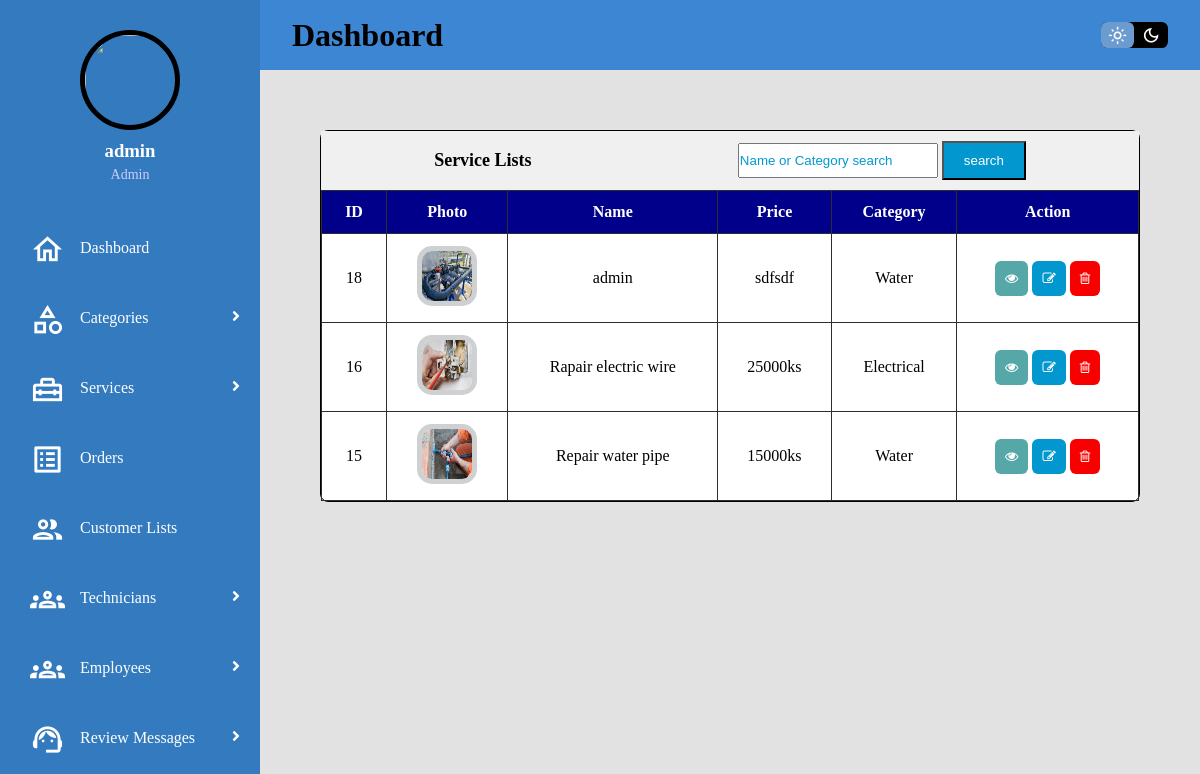
Page /ets/m_service/list/ (signed in) on the committed database.
### ETS_app/models.py (models this page shows, shortened)
class Service(models.Model):
    category = models.ForeignKey(serviceCategory, on_delete=models.CASCADE, default=None)
    name = models.CharField(max_length=100)
    price = models.CharField(max_length=100)
    description = models.TextField(default=None)
    create_at = models.DateTimeField(default=None)
    image = models.ImageField(default=None,blank=True)

class serviceCategory(models.Model):
    name = models.CharField(max_length=100)
    image = models.ImageField(default=None, blank=True)

### ETS_app/views.py (the view)
# urls.py: path('m_service/list/', M_service_list,),
@permission_required('ETS_app.view_service', login_url='m_login')
def M_service_list(request):
    category = serviceCategory.objects.all()
    service = Service.objects.all().order_by('-create_at')
    paginator = Paginator(service, 4)
    page_number = request.GET.get('page')
    page_obj = paginator.get_page(page_number)
    return render(request,'M_service_lists.html', {"service":page_obj,'category':category})

### utils/context_processor.py (called while the page is built)
def customer(request):
    try:
        c_user = Customer.objects.get(email=request.user.email)
        return {'c_user':c_user}
    except Exception:
        return {'c_user':None}

def technician(request):
    try:
        t_user = Technician.objects.get(email=request.user.email)
        return {'t_user':t_user}
    except Exception:
        return {'t_user':None}

def main(request):
    try:
        m_user = Main.objects.get(email=request.user.email)
        return {'m_user':m_user}
    except Exception:
        return {'m_user':None}

### ETS_app/templates/M_service_lists.html (shortened to what this page needs)
{% extends "M_base.html" %}
{% block body %}
{% load static %}
<div class="main">
    <div class="service-add-box-size">
        <div class="service-add-box">
            <div class="service-table-header">
                <p>Service Lists</p>
                <form action="/ets/search_by">
                    <input type="search" name="search" placeholder="Name or Category search" style="height:35px;width:200px;">
                    <button class="add-new" type="submit">search</button>
                </form>
            </div>
            <table class="service-table">
                {% if service %}
                <thead>
                    <th>ID</th>
                    <th>Photo</th>
                    <th>Name</th>
                    <th>Price</th>
                    <th>Category</th>
                    <th>Action</th>
                </thead>
                {% for i in service %}
                <tbody>
                    <tr>
                        <td data-label="ID">{{i.id}}</td>
                        <td data-label="Photo">
                            {% if i.image %}
                            <img src={{i.image.url}} style="height: 60px;width: 60px;border-radius: 15px;border: 5px solid #ced0d2;" />
                            {% endif %}
                        </td>
                        <td data-label="Name">{{i.name}}</td>
                        <td data-label="Price">{{i.price}}</td>
                        <td data-label="Category">{{i.category.name}}</td>
                        <td data-label="Action">
                            <a href="/ets/m_service/detail/{{i.id}}"><button style="background-color:rgb(86, 168, 168)" ><i class="fa fa-eye"></i></button></a>
                            <a href="/ets/m_service/edit/{{i.id}}"><button style="background-color:#0298cf;"><i class="fa fa-edit"></i></button></a>
                            <a href="/ets/m_service/delete/{{i.id}}" onclick="return confirm('Are you sure?');"><button style="background-color:#f80000;"><i class="fa fa-trash-o"></i></button></a>
                        </td>
                    </tr>
                </tbody>
                {% endfor %}
                {% else %}
                <font align="center">
                    <h3>Nothing to show!</h3>
                </font>
                {% endif %}
            </table>
        </div>
        </div>
    </div>
</div>
{% endblock %}

### templates/M_sidebar.html (shortened to what this page needs)
{% load static %}
<!DOCTYPE html>
<html>
    <body>
        <div id="sidebar">
            <div class="profile">
                {% if m_user %}
                    {% if m_user.image %}
                    <img src="{{m_user.image.url}}">
                    {% endif %}
                    <h3>{{m_user.name}}</h3>
                    <p>{{m_user.occupation.name}}</p>
                {% else %}
                    <img src="{% static 'images/admin.png'%}">
                    <h3>{{user.username}}</h3>
                    <p>Admin</p>
                {% endif %}
            </div>
            <div class="menu">
                {% if user.is_superuser%}
                <div class="item"><a href="/ets/m_dashboard"><span class="material-icons-outlined">home</span>Dashboard</a></div>
                <div class="item-dropdown" ><a class="sub-btn"><span class="material-icons-outlined">category</span>Categories
                    <i class="fas fa-angle-right dropdown"></i>
                    </a>
                </div>
                <div class="item-dropdown" ><a class="sub-btn"><span class="material-icons-outlined">home_repair_service</span>Services
                    <i class="fas fa-angle-right dropdown"></i>
                    </a>
                </div>
                <div class="item"><a href="/ets/m_order/list"><span class="material-icons-outlined">list_alt</span>Orders</a></div>
                <div class="item"><a href="/ets/m_customer/list"><span class="material-icons-outlined">people</span>Customer Lists</a></div>
                <div class="item-dropdown" ><a class="sub-btn"><span class="material-icons-outlined">groups</span>Technicians
                    <i class="fas fa-angle-right dropdown"></i>
                    </a>
                </div>
                <div class="item-dropdown" ><a class="sub-btn"><span class="material-icons-outlined">groups</span>Employees
                    <i class="fas fa-angle-right dropdown"></i>
                    </a>
                </div>
                <div class="item-dropdown" ><a class="sub-btn"><span class="material-icons-outlined">support_agent</span>Review Messages
                    <i class="fas fa-angle-right dropdown"></i>
                    </a>
                </div>
                {% endif %}
            </div>
        </div>
    </body>
</html>

### static/css/M_dashboard.css (style rules this page uses)
* { margin: 0; padding: 0; box-sizing:border-box; }
.material-icons-outlined { vertical-align: middle; line-height: 1px; font-size: 35px; }
:root { --color-primary: #6C9BCF; --color-text: black; --color-grid-background: #e2e2e2; --color-nav-background: #3d86d4; --color-side-background: #337abe; --color-main-background: white; --color-menu-background: #5889b7; --color-table-header:rgba(240,240,240); }
#sidebar { grid-area: side; height: 100%; background: var(--color-side-background); overflow-y: auto; transition: all 0.5s; -webkit-transition: all 0.5s; color: var(--color-text); }
#sidebar .menu { width: 100%; margin-top: 30px; }
#sidebar .menu .item, #sidebar .menu .item-dropdown { position: relative; cursor: pointer; }
.item a, .item-dropdown a { color: #fff; font-size: 16px; text-decoration: none; display: block; padding: 5px 30px; line-height: 60px; }
.item span, .item-dropdown span { margin-right: 15px; }
#sidebar .menu .item-dropdown .sub-btn .dropdown { position: absolute; right: 0; margin: 20px; transition: 0.3s ease; }
.profile { margin-top: 30px; margin-bottom: 15px; text-align: center; }
.profile img { display: block; width: 100px; height: 100px; border-radius: 50%; margin: 0 auto; border: 5px solid var(--color-text); }
.profile h3 { color: #ffffff; margin: 10px 0 5px; }
.profile p { color: rgba(206, 204, 253); font-size: 14px; }
.main { grid-area: main; overflow-y: auto; background: var(--color-grid-background); padding: 20px 20px; color: var(--color-text); }
.service-add-box-size { padding:2.5rem 2.5rem 0 2.5rem; display:flex; justify-content:center; }
.service-add-box { width:100%; border:1px solid var(--color-text); border-radius:0.5rem; background:var(--color-main-background); }
.service-table { width:100%; border-collapse:collapse; }
.service-table-header { display:flex; justify-content:space-around; align-items:center; padding:10px; background-color:var(--color-table-header); }
.service-table-header > p { color:var(--color-text); font-size:large; font-weight:bold; }
.add-new { padding:10px 20px; color:#ffffff; background-color:#0298cf; }
.service-table > tbody > tr > td > a > button { outline:none; border:none; cursor:pointer; border-radius:6px; padding:10px; color:#ffffff; }
.service-table th { background-color:darkblue; color:#ffffff; }
th ,td { border:1px solid rgb(46, 44, 44); padding:12px 15px; text-align: center; color:var(--color-text); font-size:16px; }
::placeholder { color:#0298cf; }

### rows in the picture
Service: id "18", image (picture), name "admin", price "sdfsdf", category.name "Water"
Service: id "16", image (picture), name "Rapair electric wire", price "25000ks", category.name "Electrical"
Service: id "15", image (picture), name "Repair water pipe", price "15000ks", category.name "Water"

### other values in the picture
{{ user.username }} "admin"
